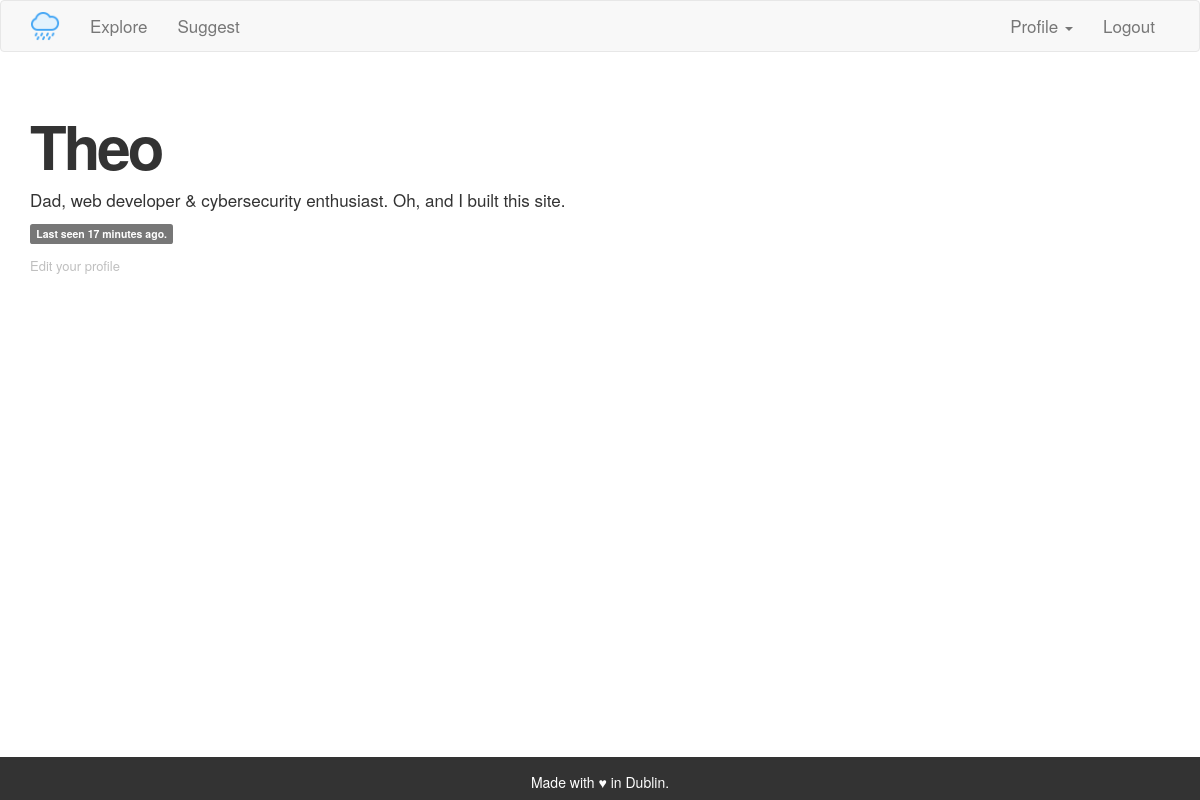
Page /user/Theo (signed in) on the earlier database version.
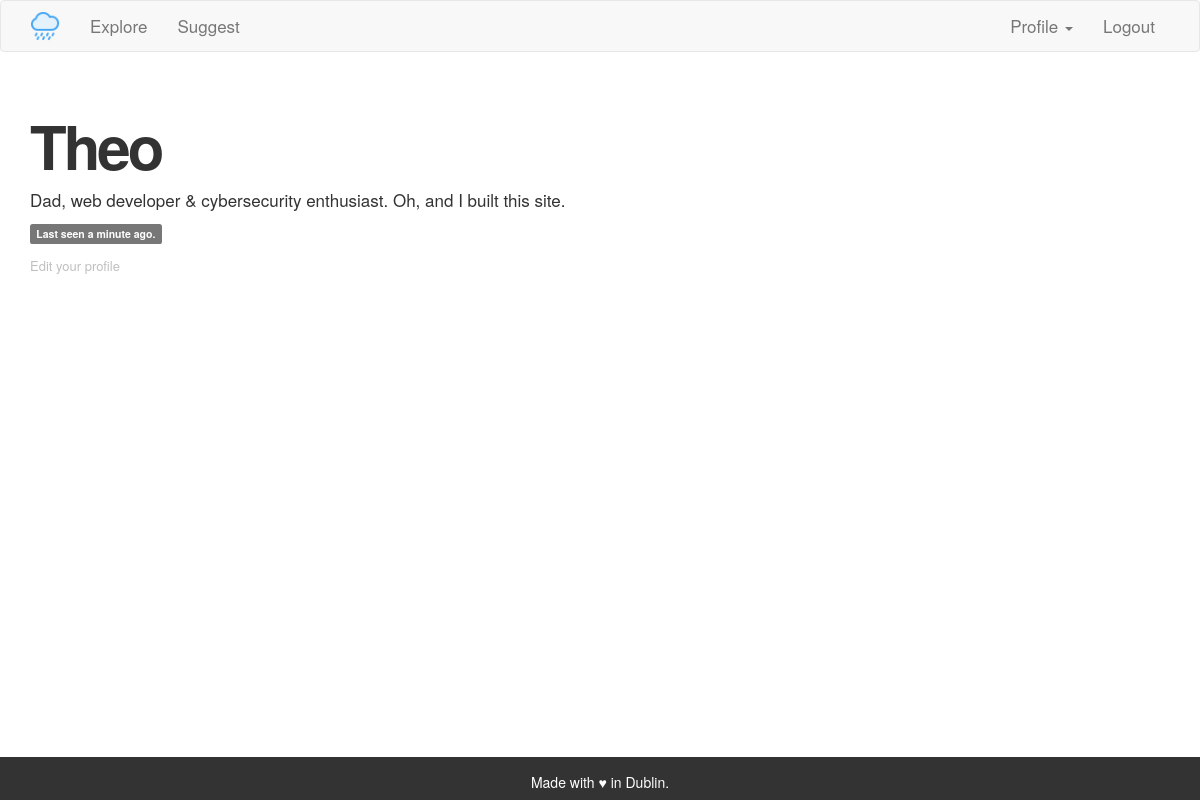
Same page on the later database version.
### app/models.py (models this page shows, shortened)
class User(UserMixin, db.Model):
    id = db.Column(db.Integer, primary_key=True)
    username = db.Column(db.String(64), index=True, unique=True)
    usernamelowercase = db.Column(db.String(64), index=True, unique=True)
    email = db.Column(db.String(120), index=True, unique=True)
    emaillowercase = db.Column(db.String(120), index=True, unique=True)
    password_hash = db.Column(db.String(128))
    activity = db.relationship('Activity', backref='author', lazy='dynamic')
    about_me = db.Column(db.String(140))
    last_seen = db.Column(db.DateTime, default=datetime.utcnow)
    admin = db.Column(db.Integer, default=0)

### app/routes.py (the view)
@app.route('/user/<username>')
@login_required
def user(username):
    user = User.query.filter_by(username=username).first_or_404()
    if current_user == user:
        return render_template('user.html', user=user)
    elif current_user.admin == 1:
        return render_template('user.html', user=user)
    elif current_user != user:
        flash("You can't access this page.")
        return redirect(url_for('user', username=current_user.username))

### app/models.py (called while the page is built)
@login.user_loader
def load_user(id):
    return User.query.get(int(id))

### app/routes.py (called while the page is built)
@app.before_request
def before_request():
    if current_user.is_authenticated:
        current_user.last_seen = datetime.utcnow()
        db.session.commit()

### app/templates/user.html (shortened to what this page needs)
{% extends "base.html" %}
{% block app_content %}
    <h1>{{ user.username }}</h1>
    {% if user.about_me %}
    <p>{{ user.about_me }}</p>
    {% endif %}
    {% if user.last_seen %}
    <span class="label label-default">Last seen {{ moment(user.last_seen).fromNow() }}.</span>
    </p>{% endif %}
    {% if user == current_user %}
    <p class="editlinks"><a href="{{ url_for('edit_profile') }}">Edit your profile</a></p>
    {% endif %}
{% endblock %}

### app/templates/base.html (shortened to what this page needs)
{% extends 'bootstrap/base.html' %}
{% block styles %}
{{super()}}
<link rel="stylesheet" href="{{url_for('.static', filename='custom.css')}}">
{% endblock %}
{% block navbar %}
    <nav class="navbar navbar-default">
        <div class="container">
            <div class="navbar-header">
                <a class="navbar-brand" href="/index"><img src="{{ url_for('static', filename='rain.png') }}" / width="auto" height="30"></a>
            </div>
            <div class="collapse navbar-collapse" id="bs-example-navbar-collapse-1">
                <ul class="nav navbar-nav">
                    <li><a href="{{ url_for('member') }}">Explore</a></li>
                    {% if current_user.is_anonymous %}
                    {% else %}
                    <li><a href="{{ url_for('suggest') }}">Suggest</a></li>
                    {% endif %}
                </ul>
                <ul class="nav navbar-nav navbar-right">
                    {% if current_user.is_anonymous %}
                    <li><a href="{{ url_for('login') }}">Login</a></li>
                    {% else %}
                    <li class="dropdown">
                      <a href="#" class="dropdown-toggle" data-toggle="dropdown" role="button" aria-haspopup="true" aria-expanded="false">Profile <span class="caret"></span></a>
                    </li>
                    <li><a href="{{ url_for('logout') }}">Logout</a></li>
                    {% endif %}
                </ul>
            </div>
        </div>
    </nav>
{% endblock %}
{% block content %}
    <div class="container main">
        {% block app_content %}{% endblock %}
    </div>
{% block footer %}
<div class="footer">
    <div>
    Made with ♥ in Dublin.
    </div>
</div>
{% endblock %}
{% endblock %}

### app/static/custom.css (style rules this page uses)
.navbar-brand { margin-top: -5px !important; }
.main { min-height: calc(100vh - 175px) !important; }
p { font-size: 17px !important; }
h1 { font-size: 60px; font-weight: 600 !important; letter-spacing: -3px; margin-top: 40px !important; }
ul { font-size: 17px; }
.editlinks { font-size: 13px !important; color: #33333350; margin-top: 15px !important; }
.editlinks a { color: #33333350; }
.footer { background-color: #333; padding: 15px 0 10px 0 !important; color: #FFF; width: 100%; text-align: center; margin: 60px 0 0px !important; position: relative; bottom: 0; }

Differences in the rows shown:
changed User "Theo": last_seen "17 minutes ago" → "a minute ago"
